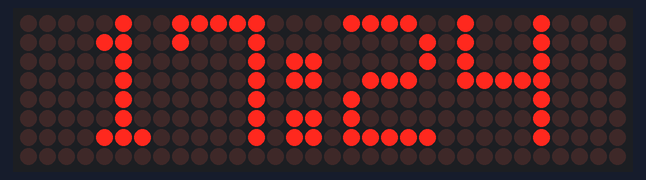
Bench run of a sketch on a simulated ESP32. Shown: 32×8 LED matrix. WiFi joins after 1.5 s; servers stay silent unless stated; network time is answered at once with the bench clock; the local clock reads 2024-03-15 10:24:30 at power-on unless the sketch sets it; what the sketch prints to the serial monitor is not drawn.

Above: at 2.1 s.
At 30.1 s:
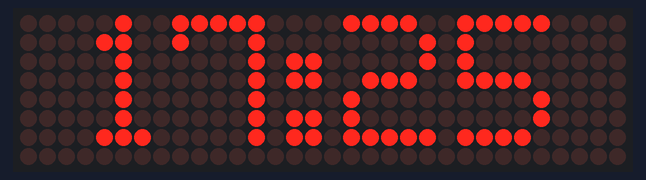
At 90.1 s:
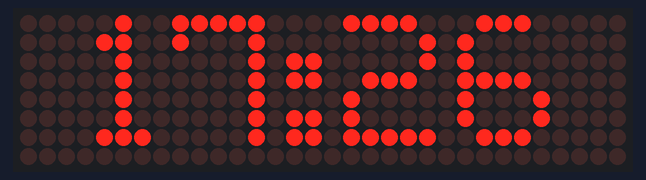

The sketch:

esp32-mx7219-clock.ino
```cpp
#include <WiFi.h>
#include <MD_Parola.h>
#include <MD_MAX72XX.h>
#include <NTPClient.h>
#include <WiFiUdp.h>

// Network credentials
const char* ssid     = "*******";
const char* password = "******";

// NTP Client
WiFiUDP ntpUDP;
const long utcOffsetInSeconds = 12 * 3600; // Jakarta is UTC+7
NTPClient timeClient(ntpUDP, "pool.ntp.org", utcOffsetInSeconds, 60000);

// Define the number of devices we have in the chain and the hardware interface
#define HARDWARE_TYPE MD_MAX72XX::FC16_HW
#define MAX_DEVICES 4
#define DATA_PIN 23
#define CS_PIN 5
#define CLK_PIN 18

MD_Parola myDisplay = MD_Parola(HARDWARE_TYPE, DATA_PIN, CLK_PIN, CS_PIN, MAX_DEVICES);

void setup() {
  Serial.begin(115200);

  // Initialize the display
  myDisplay.begin();
  myDisplay.setIntensity(0); // Set brightness level (0 is min, 15 is max)
  myDisplay.displayClear();

  // Connect to Wi-Fi
  Serial.print("Connecting to ");
  Serial.println(ssid);
  WiFi.begin(ssid, password);
  while (WiFi.status() != WL_CONNECTED) {
    delay(1000);
    Serial.print(".");
  }
  Serial.println();
  Serial.println("WiFi connected.");

  // Start the NTP client
  timeClient.begin();
}

void loop() {
  timeClient.update();
  unsigned long epochTime = timeClient.getEpochTime();
  struct tm *ptm = gmtime ((time_t *)&epochTime);

  // Format time as HH:MM
  char timeString[6];
  sprintf(timeString, "%02d:%02d", (ptm->tm_hour + 7) % 24, ptm->tm_min); // Jakarta timezone adjustment

  // Display the time on the LED matrix
  myDisplay.setTextAlignment(PA_CENTER);
  myDisplay.print(timeString);

  delay(1000);
}
```

Measured:
- what the display in image 0 shows lasts 28.0 s, from 2.0 s to 30.0 s
- what the display in image 1 shows lasts 60.1 s, from 30.0 s to 90.1 s
